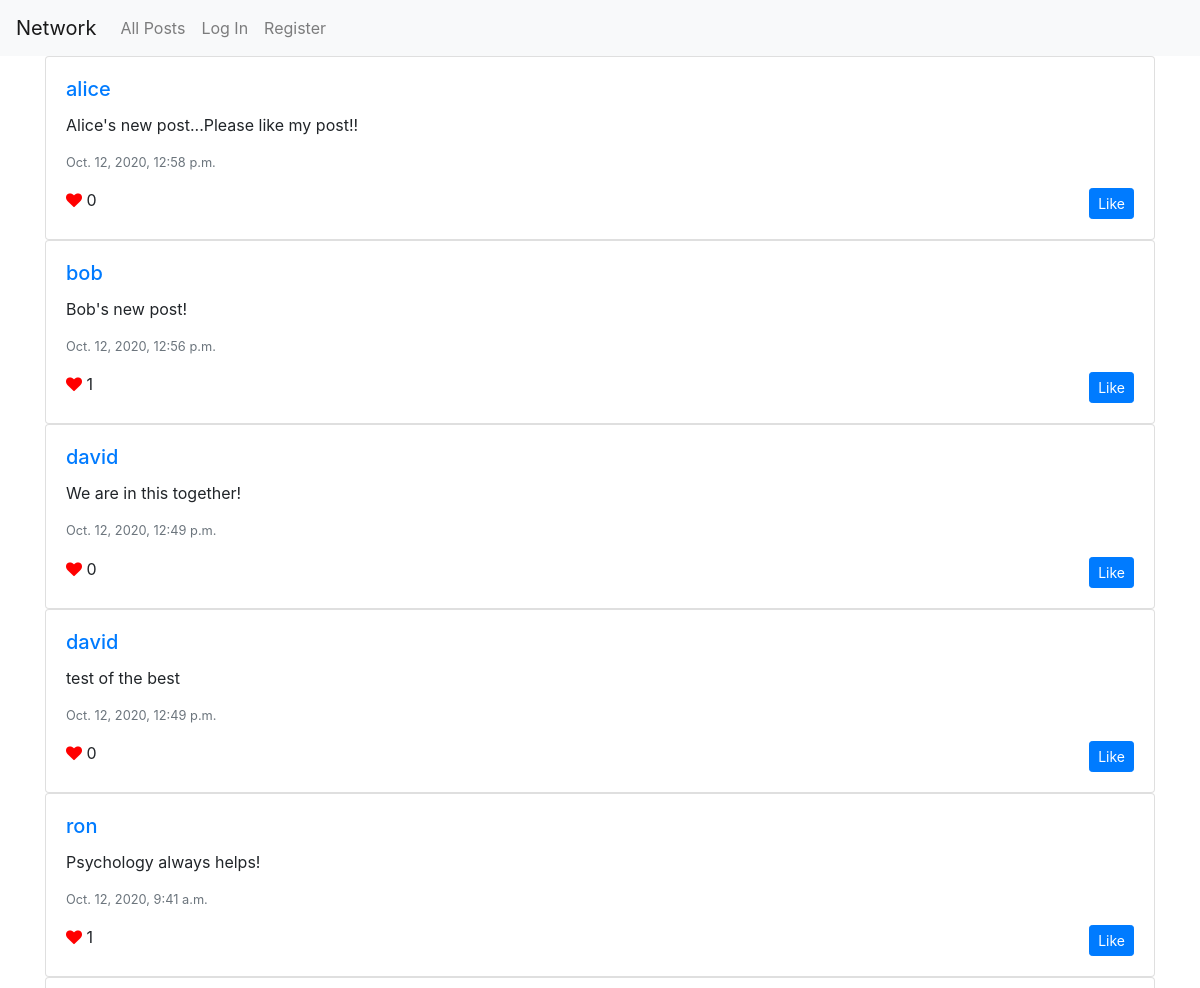
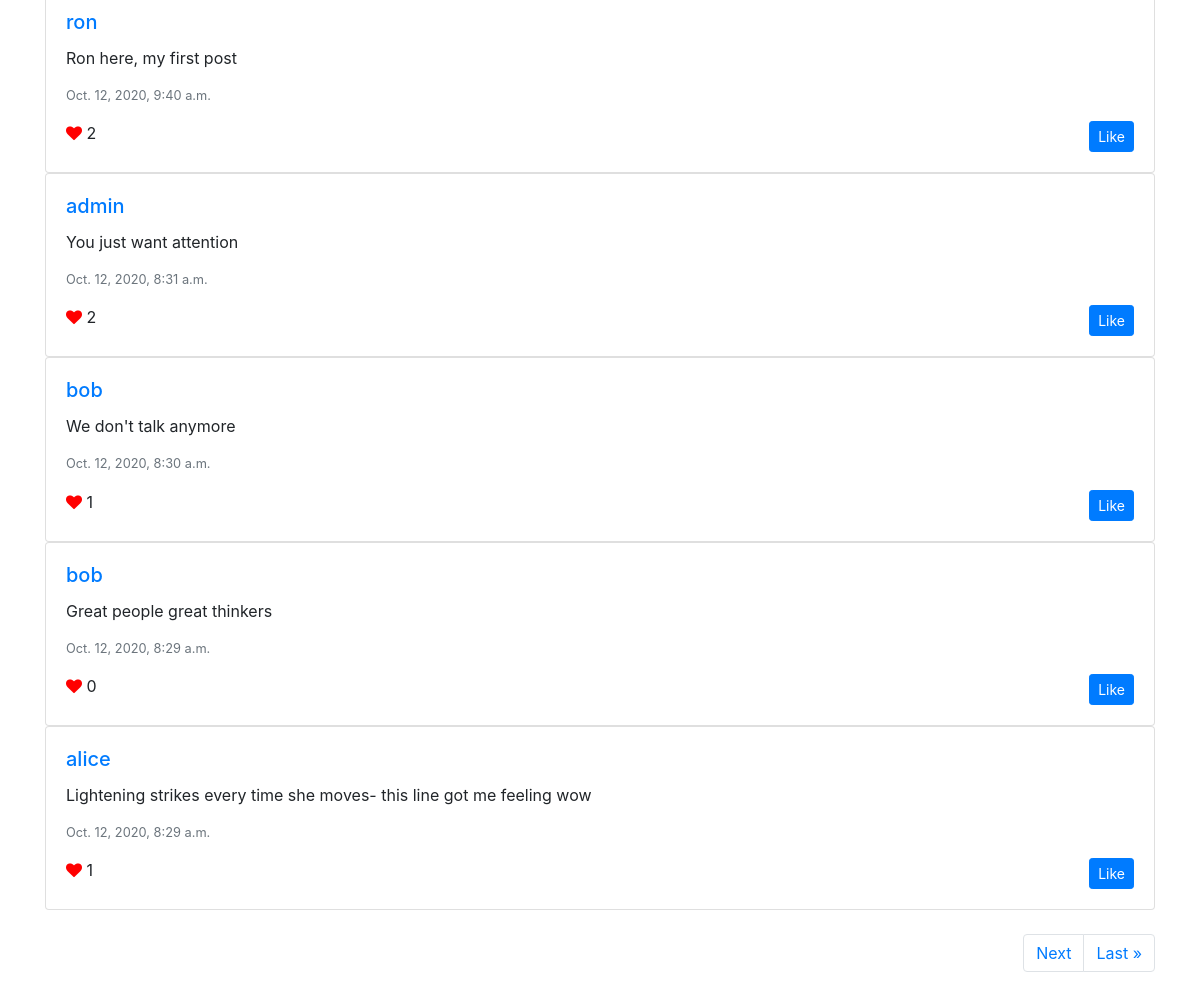
The page / on the database its author committed (2 pictures, top to bottom).
### network/models.py (models this page shows, shortened)
class Post(models.Model):
    post_creator=models.ForeignKey(User,on_delete=models.CASCADE)
    post_content=models.CharField(max_length=500)
    timestamp=models.DateTimeField(auto_now_add=True)

class User(AbstractUser):
    following=models.ManyToManyField("self",symmetrical=False,default=0)
    liked_post=models.ManyToManyField("Post",related_name="liked_by",default=None,symmetrical=False,blank=True)
    followers=models.ManyToManyField("self",default='',related_name="follow",blank=True,symmetrical=False)

### network/views.py (the view)
# urls.py: path("", views.index, name="index"),
def index(request):
    posts=Post.objects.all()
    posts=posts.order_by("-timestamp").all()
    for post in posts:
        post.likes=post.liked_by.all().count()
        post.save()
    paginator = Paginator(posts, 10)
    page_number = request.GET.get('page')
    page_obj = paginator.get_page(page_number)
    return render(request, "network/index.html",{"page_obj":page_obj})

### network/templates/network/index.html (shortened to what this page needs)
{% extends "network/layout.html" %}
{% load static %}
{% block body %}
<div class="container">
    {% for post in page_obj %}
    <div class="card">
  <div class="card-body">
    <a href ="{% url 'profile'  post.post_creator.username %}"><h5 class="card-title">{{post.post_creator.username}}</h5></a>
    <p class="card-text" id="content{{post.id}}">{{post.post_content}}</p>
    <p class="text-muted small">
      {{post.timestamp}}
    </p>
    <p class="card-text">
      <i class="fa fa-heart" style="color:red;"></i>
      <span id="pnum{{post.id}}">{{post.liked_by.all.count}}</span>
      <a class="btn btn-primary btn-sm" id="anch{{post.id}}" href="javascript: like({{post.id}})" style="float:right;">
          {% if request.user in post.liked_by.all%}
            Unlike
            {% else %}
            Like
            {% endif %}
      </a>
    </p>
  </div>
</div>
{% empty %}
<br>
<h6 style="text-align:center;">Nothing to display!</h6>
{% endfor %}
<br>
<nav aria-label="Page navigation">
   <ul class="pagination justify-content-end">
        {% if page_obj.has_next %}
         <li class="page-item"><a class="page-link" href="?page={{ page_obj.next_page_number }}">Next</a></li>
          <li class="page-item"><a class="page-link" href="?page={{ page_obj.paginator.num_pages }}">Last &raquo;</a></li>
        {% endif %}
      </ul>
    </nav>
</div>
{% endblock %}

### network/templates/network/layout.html (shortened to what this page needs)
{% load static %}
<!DOCTYPE html>
<html lang="en">
    <head>
        <link rel="stylesheet" href="https://stackpath.bootstrapcdn.com/bootstrap/4.4.1/css/bootstrap.min.css">
        <link href="{% static 'network/styles.css' %}" rel="stylesheet">
        <link rel="stylesheet" href="https://cdnjs.cloudflare.com/ajax/libs/font-awesome/4.7.0/css/font-awesome.min.css">
    </head>
    <body>
        <nav class="navbar navbar-expand-lg navbar-light bg-light">
            <a class="navbar-brand" href="#">Network</a>
            <div>
              <ul class="navbar-nav mr-auto">
                <li class="nav-item">
                  <a class="nav-link" href="{% url 'index' %}">All Posts</a>
                </li>
                {% if user.is_authenticated %}
                <li class="nav-item">
                    <a class="nav-link" href="{% url 'newpost' %}">New Post</a>
                </li>
                    <li class="nav-item">
                        <a class="nav-link" href="{% url 'following' %}">Following</a>
                    </li>
                    <li class="nav-item">
                        <a class="nav-link" href="{% url 'logout' %}">Log Out</a>
                    </li>
                {% else %}
                    <li class="nav-item">
                        <a class="nav-link" href="{% url 'login' %}">Log In</a>
                    </li>
                    <li class="nav-item">
                        <a class="nav-link" href="{% url 'register' %}">Register</a>
                    </li>
                {% endif %}
              </ul>
            </div>
          </nav>
        <div class="body">
            {% block body %}
            {% endblock %}
        </div>
    </body>
</html>

### rows shown on the page
Post: post_creator.username "alice", post_content "Alice's new post...Please like my post!!", timestamp "Oct. 12, 2020, 12:58 p.m.", liked_by.all.count "0", shows "Like"
Post: post_creator.username "bob", post_content "Bob's new post!", timestamp "Oct. 12, 2020, 12:56 p.m.", liked_by.all.count "1", shows "Like"
Post: post_creator.username "david", post_content "We are in this together!", timestamp "Oct. 12, 2020, 12:49 p.m.", liked_by.all.count "0", shows "Like"
Post: post_creator.username "david", post_content "test of the best", timestamp "Oct. 12, 2020, 12:49 p.m.", liked_by.all.count "0", shows "Like"
Post: post_creator.username "ron", post_content "Psychology always helps!", timestamp "Oct. 12, 2020, 9:41 a.m.", liked_by.all.count "1", shows "Like"
Post: post_creator.username "ron", post_content "Ron here, my first post", timestamp "Oct. 12, 2020, 9:40 a.m.", liked_by.all.count "2", shows "Like"
Post: post_creator.username "admin", post_content "You just want attention", timestamp "Oct. 12, 2020, 8:31 a.m.", liked_by.all.count "2", shows "Like"
Post: post_creator.username "bob", post_content "We don't talk anymore", timestamp "Oct. 12, 2020, 8:30 a.m.", liked_by.all.count "1", shows "Like"
Post: post_creator.username "bob", post_content "Great people great thinkers", timestamp "Oct. 12, 2020, 8:29 a.m.", liked_by.all.count "0", shows "Like"
Post: post_creator.username "alice", post_content "Lightening strikes every time she moves- this line got me feeling wow", timestamp "Oct. 12, 2020, 8:29 a.m.", liked_by.all.count "1", shows "Like"
